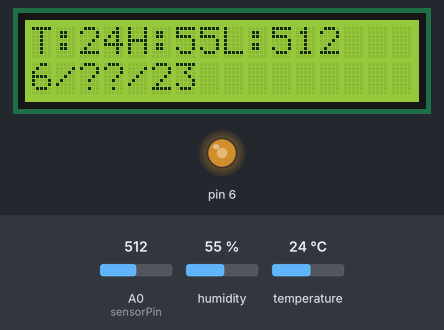
Recording of a sketch running on a simulated Arduino Uno, built with avr-gcc and run on an emulated ATmega328P. Shown: 16×2 character LCD, output pins drawn as LEDs (lit = HIGH). Inputs (shaded band) come from the test bench; at power-on: humidity 55 %, A0 (sensorPin) = 512, temperature 24 °C. What the sketch prints to the serial monitor is not drawn.

Above: at 1.2 s.
1.3 s: humidity set to 22 %
At 4.3 s:
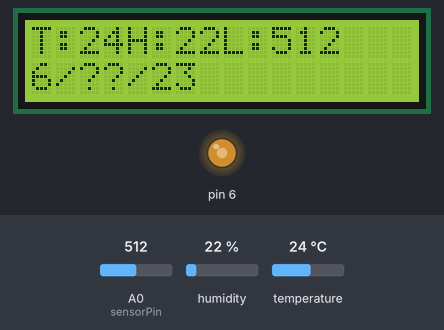
4.6 s: A0 (sensorPin) set to 716
At 5.7 s:
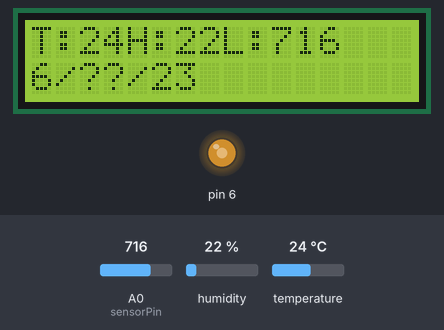
6.7 s: temperature set to 12 °C
At 8.8 s:
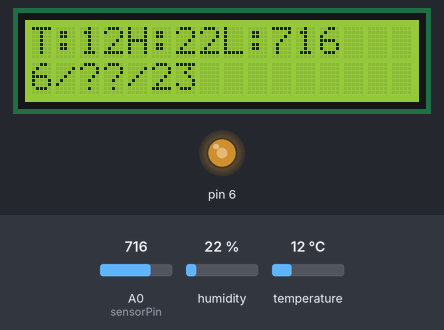
9.7 s: A0 (sensorPin) set to 900
At 11.3 s:
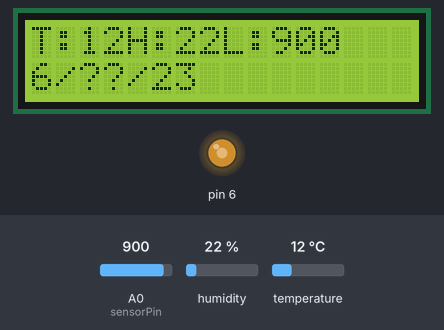
11.8 s: humidity set to 40 %
At 14.4 s:
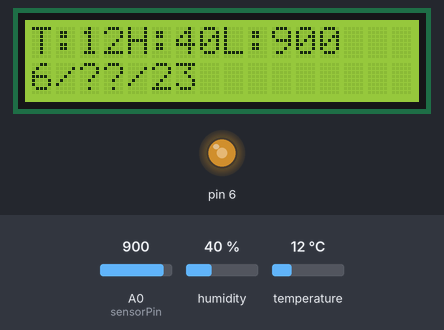
14.9 s: A0 (sensorPin) set to 1023
At 16.9 s:
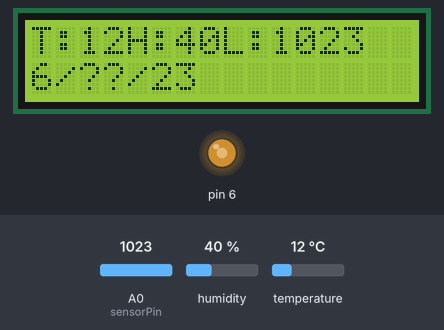
Timing chart, 0 to 18.0 s (numbered marks = the images above; inputs shaded):
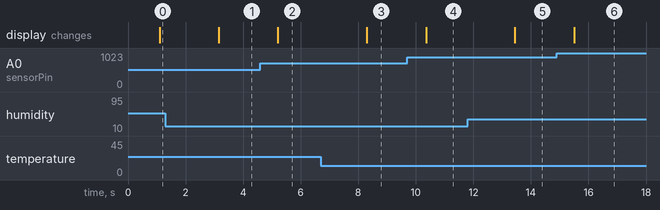

Measured:
- after the input at 1.3 s, the display: changes after 1.9 s (image 1)
- after the input at 4.6 s, the display: changes after 0.61 s (image 2)
- after the input at 6.7 s, the display: changes after 1.6 s (image 3)
- after the input at 9.7 s, the display: changes after 0.66 s (image 4)
- after the input at 11.8 s, the display: changes after 1.6 s (image 5)
- after the input at 14.9 s, the display: changes after 0.60 s (image 6)

The sketch:

main.ino
```cpp
#include <LiquidCrystal.h>
#include <DFRobot_DHT11.h>
#include "DHT.h"
#define DHTTYPE DHT11
#define DHT11_PIN 7
DFRobot_DHT11 DHT;
const int Contrast = 150; //sets the LCD's contrast to be a constant varible of 150
LiquidCrystal lcd(12, 11, 5, 4, 3, 2); //initializes the LCD
const int sensorPin = 0; //sets the sensorPin to be a constant varible to pin 0
int lightlevel; //creates an integer varible called lightlevel

 void setup(){
    lcd.begin(16,2); // Initializes the interface to the LCD screen, and specifies the dimensions (width and height) of the display }
    analogWrite(6, Contrast); //adds the contrast to the LCD
    Serial.begin(9600); //initializes the serial at 9600 Baud
    Serial.print("temperature, humidity, and light"); //prints ordering once
 }
void lcdwrite(){
    lightlevel = analogRead(sensorPin);  // reads the voltage on the sensorPin
    lcd.setCursor(0, 0); //starts the cusor at the begining of the LCD
    lcd.print("T:"); //Prints a "T" to singal that the following data is the temperature
    lcd.print(DHT.temperature); //prints out the temperature in celcus
    lcd.print("H:"); //Prints a "H" to singal that the following data is the humidity
    lcd.print(DHT.humidity); //prints out the humidity in percentage
    lcd.print("L:"); //Prints a "L" to singal that the following data is the lightLevel
    lcd.print(lightlevel); //Prints out the lightlevel
    lcd.setCursor(0, 1); //Sets the cusor to the second line for the date
    lcd.println("6/??/23"); //prints out the data
}

 void serialwrite(){
    DHT.read(DHT11_PIN); //reads the data from the sensor
    Serial.print(DHT.temperature); //prints out the temperature first
    Serial.print(","); //adds a commaa so the serial can make a chart
    Serial.print(DHT.humidity); //prints out the humidity second
    Serial.print(","); //adds a commaa so the serial can make a chart
    Serial.print(lightlevel); //finally prints the light level
    }

 void loop(){
    lcdwrite(); //runs the lcdwrite command to write to the LCD
    serialwrite(); //runs the serialwrite command to print to serial the data
    delay(1000); //adds a one second delay
}
```
